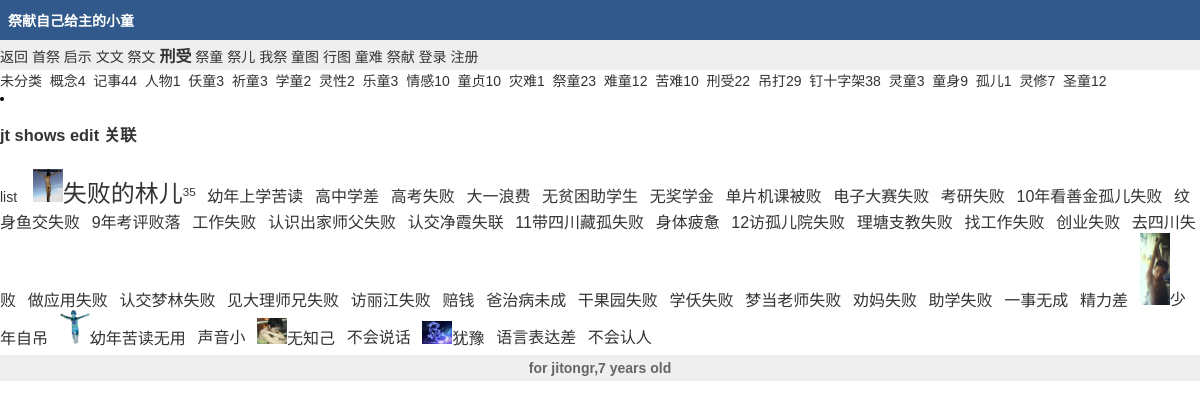
The app's page /jt.php?s=3 with its own data.
### tables this page shows
CREATE TABLE IF NOT EXISTS `jt_concept` (
  `id` int(11) NOT NULL auto_increment,
  `text` varchar(255) NOT NULL,
  `info` varchar(255) NOT NULL default '',
  `img` varchar(400) NOT NULL,
  `imgsize` mediumint(9) NOT NULL default '0',
  `ctop` int(4) NOT NULL default '0',
  `cleft` int(4) NOT NULL default '0',
  `words` int(11) NOT NULL default '0',
  `sort` tinyint(4) NOT NULL default '0',
  `f3` int(11) NOT NULL default '0',
  `edittime` int(11) NOT NULL default '0',
  `filesize` int(11) NOT NULL default '0',
  `otime` datetime NOT NULL,
  `ow` int(11) NOT NULL default '0',
  `oh` int(11) NOT NULL default '0',
  `birth` varchar(20) NOT NULL default '',
  `die` varchar(20) NOT NULL default '',
  `age` varchar(10) NOT NULL default '',
  `content` text NOT NULL,
  PRIMARY KEY  (`id`)
);

### lib/mysql.php (called while the page is built, shortened)
<?php
class MySql {
	private $conn;
	private static $instance = null;
    private function __construct() {
		if (!$this->conn = @mysql_connect(DB_HOST, DB_USER, DB_PASSWD)) {
			emMsg("连接数据库失败,可能是数据库用户名或密码错误");
		}
    }
    public static function getInstance() {
        if (self::$instance == null) {
            self::$instance = new MySql();
        }
        return self::$instance;
    }
	function query($sql) {
		$this->result = @mysql_query($sql, $this->conn);
		if (!$this->result) {
			emMsg("SQL语句执行错误：$sql <br />" . $this->geterror());
		}else {
			return $this->result;
		}
	}
	function fetch_array($query , $type = MYSQL_ASSOC) {
		return mysql_fetch_array($query, $type);
	}
}

### view/cruboylist.php (the view, shortened to what this page needs)
<?php if(!defined('EMLOG_ROOT')) {exit('error!');}
if(isset($_GET['show']))
{
$lik='/jitong/jt.php?id=';
}
else
{
$lik='?cp=';
}
?>
<div id="m">
    <li>
	<h3><a href='jt.php?s=<?=$s?>'><span>jt</span></a>
	<a href='jt.php?s=<?=$s?>&show'><span>shows</span></a>
	<a href='jt.php?s=<?=$s?>&edit'>edit</a>
    <a href='jt.php?fre'><span>关联</span></a>
	</h3>
	</li>
<div class="comcont">list
	<?php
while ($value = $DB->fetch_array($res)) {
?>
<a href="<?=$lik?><?php echo $value['id'].$kk; ?>"
 style="font-size:<? if($value['f3']>20)echo '24';elseif($value['f3']>10)echo '22';elseif($value['f3']>5)echo '20';elseif($value['f3']>1)echo '18';else echo "16";?>px" title="<?php echo $value['id'].':'.$value['f3']; ?>">
<? if($value['img']){ ?><img width="30" src="<?=$value['img']?>"><? }?><?php echo $value['text']; ?></a><? if($value['f3']>1)echo '<sup>'.$value['f3'].'</sup>';?>
<?php } ?>
</div>
</div>

### view/header.php (style rules this page uses)
body { background-color:#FFFFFF; font-size:14px; margin: 0; padding:0;font-family: Helvetica, Arial, sans-serif;-webkit-text-size-adjust: none; }
a:link,a:visited,a:hover,a:active { text-decoration: none;color:#333; }
.comcont { color:#333; padding:6px 0px; }

### records on screen
jt_concept: img (picture), text "失败的林儿", f3 "35"
jt_concept: text "幼年上学苦读"
jt_concept: text "高中学差"
jt_concept: text "高考失败"
jt_concept: text "大一浪费"
jt_concept: text "无贫困助学生"
jt_concept: text "无奖学金"
jt_concept: text "单片机课被败"
jt_concept: text "电子大赛失败"
jt_concept: text "考研失败"
jt_concept: text "10年看善金孤儿失败"
jt_concept: text "纹身鱼交失败"
jt_concept: text "9年考评败落"
jt_concept: text "工作失败"
jt_concept: text "认识出家师父失败"
jt_concept: text "认交净霞失联"
jt_concept: text "11带四川藏孤失败"
jt_concept: text "身体疲惫"
jt_concept: text "12访孤儿院失败"
jt_concept: text "理塘支教失败"
jt_concept: text "找工作失败"
jt_concept: text "创业失败"
jt_concept: text "去四川失败"
jt_concept: text "做应用失败"
jt_concept: text "认交梦林失败"
jt_concept: text "见大理师兄失败"
jt_concept: text "访丽江失败"
jt_concept: text "赔钱"
jt_concept: text "爸治病未成"
jt_concept: text "干果园失败"
jt_concept: text "学仸失败"
jt_concept: text "梦当老师失败"
jt_concept: text "劝妈失败"
jt_concept: text "助学失败"
jt_concept: text "一事无成"
jt_concept: text "精力差"
jt_concept: img (picture), text "少年自吊"
jt_concept: img (picture), text "幼年苦读无用"
jt_concept: text "声音小"
jt_concept: img (picture), text "无知己"
jt_concept: text "不会说话"
jt_concept: img (picture), text "犹豫"
jt_concept: text "语言表达差"
jt_concept: text "不会认人"

### other values on screen
$blogname "祭献自己给主的小童"
$v "未分类"
$v "概念"
$p[$k] "4"
$v "记事"
$p[$k] "44"
$v "人物"
$p[$k] "1"
$v "仸童"
$p[$k] "3"
$v "祈童"
$v "学童"
$p[$k] "2"
$v "灵性"
$v "乐童"
